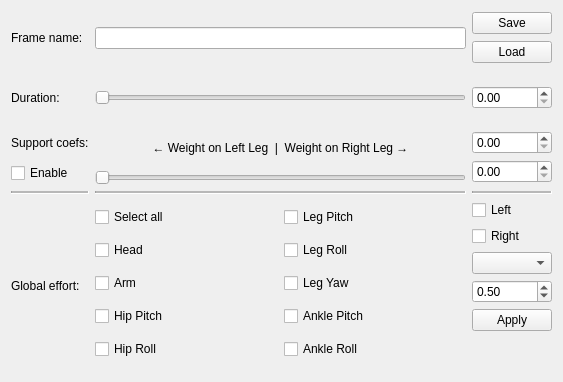
<?xml version="1.0" encoding="UTF-8"?>
<ui version="4.0">
 <class>FrameView</class>
 <widget class="QWidget" name="FrameView">
  <property name="geometry">
   <rect>
    <x>0</x>
    <y>0</y>
    <width>563</width>
    <height>382</height>
   </rect>
  </property>
  <property name="windowTitle">
   <string>Form</string>
  </property>
  <layout class="QGridLayout" name="gridLayout">
   <item row="1" column="0">
    <layout class="QGridLayout" name="gridLayout_2">
     <item row="2" column="0">
      <layout class="QVBoxLayout" name="supportLayout1">
       <item>
        <widget class="QLabel" name="label_4">
         <property name="sizePolicy">
          <sizepolicy hsizetype="Minimum" vsizetype="Expanding">
           <horstretch>0</horstretch>
           <verstretch>0</verstretch>
          </sizepolicy>
         </property>
         <property name="text">
          <string>Support coefs:</string>
         </property>
        </widget>
       </item>
       <item>
        <widget class="QCheckBox" name="supportEnableBox">
         <property name="sizePolicy">
          <sizepolicy hsizetype="Minimum" vsizetype="Expanding">
           <horstretch>0</horstretch>
           <verstretch>0</verstretch>
          </sizepolicy>
         </property>
         <property name="text">
          <string>Enable</string>
         </property>
        </widget>
       </item>
      </layout>
     </item>
     <item row="0" column="0">
      <widget class="QLabel" name="label">
       <property name="sizePolicy">
        <sizepolicy hsizetype="Minimum" vsizetype="Expanding">
         <horstretch>0</horstretch>
         <verstretch>0</verstretch>
        </sizepolicy>
       </property>
       <property name="text">
        <string>Frame name:</string>
       </property>
      </widget>
     </item>
     <item row="1" column="0">
      <widget class="QLabel" name="label_2">
       <property name="sizePolicy">
        <sizepolicy hsizetype="Minimum" vsizetype="Expanding">
         <horstretch>0</horstretch>
         <verstretch>0</verstretch>
        </sizepolicy>
       </property>
       <property name="text">
        <string>Duration:</string>
       </property>
      </widget>
     </item>
     <item row="1" column="1">
      <widget class="QSlider" name="durationSlider">
       <property name="maximum">
        <number>1000</number>
       </property>
       <property name="orientation">
        <enum>Qt::Horizontal</enum>
       </property>
      </widget>
     </item>
     <item row="1" column="2">
      <widget class="QDoubleSpinBox" name="durationSpin">
       <property name="maximum">
        <double>10.000000000000000</double>
       </property>
       <property name="singleStep">
        <double>0.010000000000000</double>
       </property>
      </widget>
     </item>
     <item row="4" column="2">
      <layout class="QVBoxLayout" name="leftRightLayout">
       <item>
        <widget class="QCheckBox" name="leftBox">
         <property name="text">
          <string>Left</string>
         </property>
        </widget>
       </item>
       <item>
        <widget class="QCheckBox" name="rightBox">
         <property name="text">
          <string>Right</string>
         </property>
        </widget>
       </item>
       <item>
        <widget class="QComboBox" name="allFrameBox">
         <property name="sizePolicy">
          <sizepolicy hsizetype="Preferred" vsizetype="Fixed">
           <horstretch>0</horstretch>
           <verstretch>0</verstretch>
          </sizepolicy>
         </property>
         <property name="sizeAdjustPolicy">
          <enum>QComboBox::AdjustToContents</enum>
         </property>
        </widget>
       </item>
       <item>
        <widget class="QDoubleSpinBox" name="effortSpin">
         <property name="maximum">
          <double>100.000000000000000</double>
         </property>
         <property name="singleStep">
          <double>0.050000000000000</double>
         </property>
         <property name="value">
          <double>0.500000000000000</double>
         </property>
        </widget>
       </item>
       <item>
        <widget class="QPushButton" name="applyButton">
         <property name="text">
          <string>Apply</string>
         </property>
        </widget>
       </item>
       <item>
        <spacer name="verticalSpacer">
         <property name="orientation">
          <enum>Qt::Vertical</enum>
         </property>
         <property name="sizeHint" stdset="0">
          <size>
           <width>20</width>
           <height>40</height>
          </size>
         </property>
        </spacer>
       </item>
      </layout>
     </item>
     <item row="4" column="0">
      <widget class="QLabel" name="label_3">
       <property name="sizePolicy">
        <sizepolicy hsizetype="Minimum" vsizetype="Expanding">
         <horstretch>0</horstretch>
         <verstretch>0</verstretch>
        </sizepolicy>
       </property>
       <property name="text">
        <string>Global effort:</string>
       </property>
      </widget>
     </item>
     <item row="4" column="1">
      <layout class="QGridLayout" name="jointsLayout">
       <item row="1" column="0">
        <widget class="QCheckBox" name="headBox">
         <property name="text">
          <string>Head</string>
         </property>
        </widget>
       </item>
       <item row="2" column="1">
        <widget class="QCheckBox" name="legYawBox">
         <property name="text">
          <string>Leg Yaw</string>
         </property>
        </widget>
       </item>
       <item row="0" column="1">
        <widget class="QCheckBox" name="legPitchBox">
         <property name="text">
          <string>Leg Pitch</string>
         </property>
        </widget>
       </item>
       <item row="3" column="1">
        <widget class="QCheckBox" name="anklePitchBox">
         <property name="text">
          <string>Ankle Pitch</string>
         </property>
        </widget>
       </item>
       <item row="1" column="1">
        <widget class="QCheckBox" name="legRollBox">
         <property name="text">
          <string>Leg Roll</string>
         </property>
        </widget>
       </item>
       <item row="0" column="0">
        <widget class="QCheckBox" name="allBox">
         <property name="text">
          <string>Select all</string>
         </property>
        </widget>
       </item>
       <item row="2" column="0">
        <widget class="QCheckBox" name="armBox">
         <property name="text">
          <string>Arm</string>
         </property>
        </widget>
       </item>
       <item row="4" column="1">
        <widget class="QCheckBox" name="ankleRollBox">
         <property name="text">
          <string>Ankle Roll</string>
         </property>
        </widget>
       </item>
       <item row="4" column="0">
        <widget class="QCheckBox" name="hipRollBox">
         <property name="text">
          <string>Hip Roll</string>
         </property>
        </widget>
       </item>
       <item row="3" column="0">
        <widget class="QCheckBox" name="hipPitchBox">
         <property name="text">
          <string>Hip Pitch</string>
         </property>
        </widget>
       </item>
      </layout>
     </item>
     <item row="0" column="1">
      <widget class="QLineEdit" name="nameEdit"/>
     </item>
     <item row="0" column="2">
      <layout class="QVBoxLayout" name="saveLoadLayout">
       <item>
        <widget class="QPushButton" name="saveButton">
         <property name="text">
          <string>Save</string>
         </property>
        </widget>
       </item>
       <item>
        <widget class="QPushButton" name="loadButton">
         <property name="text">
          <string>Load</string>
         </property>
        </widget>
       </item>
      </layout>
     </item>
     <item row="2" column="1">
      <layout class="QGridLayout" name="supportLayout2">
       <item row="1" column="0">
        <widget class="QSlider" name="supportSlider">
         <property name="maximum">
          <number>100</number>
         </property>
         <property name="orientation">
          <enum>Qt::Horizontal</enum>
         </property>
        </widget>
       </item>
       <item row="0" column="0">
        <widget class="QLabel" name="label_5">
         <property name="text">
          <string>← Weight on Left Leg  |  Weight on Right Leg →</string>
         </property>
         <property name="alignment">
          <set>Qt::AlignCenter</set>
         </property>
        </widget>
       </item>
      </layout>
     </item>
     <item row="3" column="0">
      <widget class="QFrame" name="frame_4">
       <property name="sizePolicy">
        <sizepolicy hsizetype="Minimum" vsizetype="Fixed">
         <horstretch>0</horstretch>
         <verstretch>0</verstretch>
        </sizepolicy>
       </property>
       <property name="frameShape">
        <enum>QFrame::HLine</enum>
       </property>
       <property name="frameShadow">
        <enum>QFrame::Sunken</enum>
       </property>
       <property name="midLineWidth">
        <number>2</number>
       </property>
      </widget>
     </item>
     <item row="2" column="2">
      <layout class="QVBoxLayout" name="supportLayout3">
       <item>
        <widget class="QDoubleSpinBox" name="supportLeftSpin">
         <property name="maximum">
          <double>1.000000000000000</double>
         </property>
         <property name="singleStep">
          <double>0.050000000000000</double>
         </property>
        </widget>
       </item>
       <item>
        <widget class="QDoubleSpinBox" name="supportRightSpin">
         <property name="maximum">
          <double>1.000000000000000</double>
         </property>
         <property name="singleStep">
          <double>0.050000000000000</double>
         </property>
        </widget>
       </item>
      </layout>
     </item>
     <item row="3" column="1">
      <widget class="QFrame" name="frame_5">
       <property name="sizePolicy">
        <sizepolicy hsizetype="Expanding" vsizetype="Fixed">
         <horstretch>0</horstretch>
         <verstretch>0</verstretch>
        </sizepolicy>
       </property>
       <property name="frameShape">
        <enum>QFrame::HLine</enum>
       </property>
       <property name="frameShadow">
        <enum>QFrame::Sunken</enum>
       </property>
       <property name="midLineWidth">
        <number>2</number>
       </property>
      </widget>
     </item>
     <item row="3" column="2">
      <widget class="QFrame" name="frame_6">
       <property name="sizePolicy">
        <sizepolicy hsizetype="Minimum" vsizetype="Fixed">
         <horstretch>0</horstretch>
         <verstretch>0</verstretch>
        </sizepolicy>
       </property>
       <property name="frameShape">
        <enum>QFrame::HLine</enum>
       </property>
       <property name="frameShadow">
        <enum>QFrame::Sunken</enum>
       </property>
       <property name="midLineWidth">
        <number>2</number>
       </property>
      </widget>
     </item>
    </layout>
   </item>
  </layout>
 </widget>
 <resources/>
 <connections/>
</ui>
